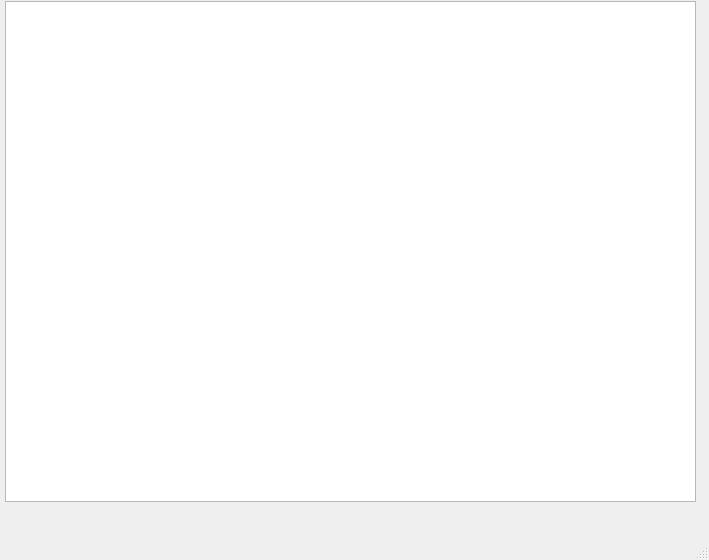
<?xml version="1.0" encoding="UTF-8"?>
<ui version="4.0">
    <class>QQServer</class>
    <widget class="QMainWindow" name="QQServer">
        <property name="geometry">
            <rect>
                <x>0</x>
                <y>0</y>
                <width>709</width>
                <height>560</height>
            </rect>
        </property>
        <property name="windowTitle">
            <string>QQServer</string>
        </property>
        <widget class="QWidget" name="centralwidget">
            <widget class="QTextBrowser" name="textBrowser">
                <property name="geometry">
                    <rect>
                        <x>5</x>
                        <y>1</y>
                        <width>691</width>
                        <height>501</height>
                    </rect>
                </property>
            </widget>
        </widget>
        <widget class="QMenuBar" name="menubar">
            <property name="geometry">
                <rect>
                    <x>0</x>
                    <y>0</y>
                    <width>709</width>
                    <height>21</height>
                </rect>
            </property>
        </widget>
        <widget class="QStatusBar" name="statusbar"/>
    </widget>
    <resources/>
    <connections/>
</ui>
